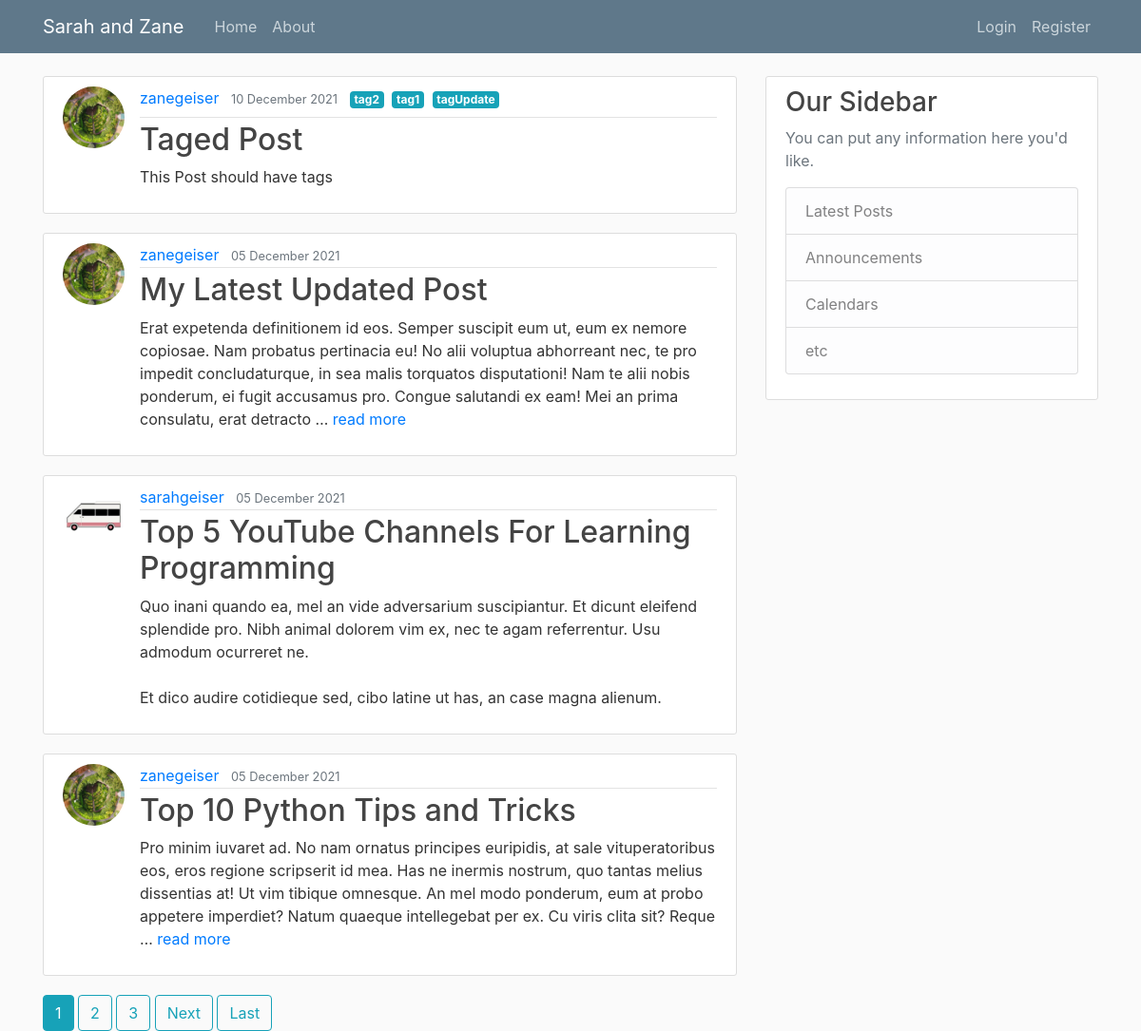
The page / on the database its author committed.
### blog/models.py (models this page shows, shortened)
class Post(models.Model):
    title = models.CharField(max_length=100)
    content = models.TextField()
    date_posted = models.DateTimeField(default=timezone.now)
    author = models.ForeignKey(User, on_delete=models.CASCADE)
    tags = TaggableManager()

### users/models.py (models this page shows, shortened)
class Profile(models.Model):
    user = models.OneToOneField(User, on_delete=models.CASCADE)
    image = models.ImageField(default='default.jpg', upload_to='profile_pics')
    """ def save(self, *args, **kwargs):
        #method currently leaves the previous image on the server.
        #need to figure out how to remove.
        super().save(*args, **kwargs)

        img = Image.open(self.image.path)

        if img.height > 300 or img.width > 300:
            output_size = (300, 300)
            img.thumbnail(output_size)
            img.save(self.image.path) """

### blog/views.py (the view)
# urls.py: path('', PostListView.as_view()  , name='blog-home'),
class PostListView(ListView):
    model = Post
    template_name = 'blog/home.html'
    context_object_name = 'posts'
    ordering = ['-date_posted'] #loads newest blog first
    paginate_by = 4

### blog/templates/blog/home.html (shortened to what this page needs)
{% extends "blog/base.html"%}
{% block content %}
    {% for post in posts%}
        <article class="media content-section">
          <img class="rounded-circle article-img" src="{{ post.author.profile.image.url }}">
          <div class="media-body">
            <div class="article-metadata">
              <a class="mr-2" href="{% url 'user-posts' post.author.username %}">{{ post.author }}</a>
              <small class="text-muted mr-2">{{ post.date_posted|date:"d F Y" }}</small>
              {% for tag in post.tags.all %}
                <label class="badge badge-info mr-1">{{tag}}</label>
              {% endfor %}
            </div>
            <h2><a class="article-title" href="{% url 'post-detail' post.id %}">{{ post.title }}</a></h2>
            {% if post.content|wordcount < 50 %}
              <p class="article-content">{{ post.content }}</p>
            {% else %}
              <p class="article-content">{{ post.content|truncatewords:50 }} <a href="{% url 'post-detail' post.id  %}">read more</a></p>
            {% endif %}
          </div>
        </article>
    {% endfor %}
    {% if is_paginated %}
        {% for num in page_obj.paginator.page_range %}
          {% if page_obj.number == num %}
            <a class="btn btn-info mb4" href="?page={{ num }}">{{ num }}</a>
          {% elif num > page_obj.number|add:'-3' and num < page_obj.number|add:'+3' %}
            <a class="btn btn-outline-info mb4" href="?page={{ num }}">{{ num }}</a>
          {% endif %}
        {% endfor %}
        {% if page_obj.has_next %}
          <a class="btn btn-outline-info mb4" href="?page={{ page_obj.next_page_number }}">Next</a>
          <a class="btn btn-outline-info mb4"href="?page={{ page_obj.paginator.num_pages }}">Last</a>
        {% endif %}
    {% endif %}
{% endblock content %}

### blog/static/blog/main.css (style rules this page uses)
body { background: #fafafa; color: #333333; margin-top: 5rem; }
h1, h2, h3, h4, h5, h6 { color: #444444; }
.content-section { background: #ffffff; padding: 10px 20px; border: 1px solid #dddddd; border-radius: 3px; margin-bottom: 20px; }
.article-title { color: #444444; }
.article-content { white-space: pre-line; }
.article-img { height: 65px; width: 65px; margin-right: 16px; }
.article-metadata { padding-bottom: 1px; margin-bottom: 4px; border-bottom: 1px solid #e3e3e3 }

### rows shown on the page
Post: author.profile.image (picture), author "zanegeiser", date_posted "10 December 2021", title "Taged Post", content "This Post should have tags"
Tag: name "tag2"
Tag: name "tag1"
Tag: name "tagUpdate"
Post: author.profile.image (picture), author "zanegeiser", date_posted "05 December 2021", title "My Latest Updated Post", content "Erat expetenda definitionem id eos. Semper suscipit eum ut, eum ex nemore copiosae. Nam probatus pertinacia eu! No alii voluptua abhorreant nec, te pro impedit concludaturque, in sea malis torquatos disputationi! Nam te alii nobis ponderum, ei fugit accusamus pro. Congue salutandi ex eam! Mei an prima consulatu, erat detracto …"
Post: author.profile.image (placeholder picture), author "sarahgeiser", date_posted "05 December 2021", title "Top 5 YouTube Channels For Learning Programming", content "Quo inani quando ea, mel an vide adversarium suscipiantur. Et dicunt eleifend splendide pro. Nibh animal dolorem vim ex, nec te agam referrentur. Usu admodum ocurreret ne. Et dico audire cotidieque sed, cibo latine ut has, an case magna alienum."
Post: author.profile.image (picture), author "zanegeiser", date_posted "05 December 2021", title "Top 10 Python Tips and Tricks", content "Pro minim iuvaret ad. No nam ornatus principes euripidis, at sale vituperatoribus eos, eros regione scripserit id mea. Has ne inermis nostrum, quo tantas melius dissentias at! Ut vim tibique omnesque. An mel modo ponderum, eum at probo appetere imperdiet? Natum quaeque intellegebat per ex. Cu viris clita sit? Reque …"

### other values the page prints
{{ num }} "1"
{{ num }} "2" "3"
